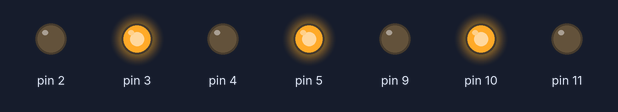
The sketch below on a simulated Arduino Uno, built with avr-gcc and run on an emulated ATmega328P. Parts: output pins drawn as LEDs (lit = HIGH).

Above: at 2.5 s.
At 7.5 s:
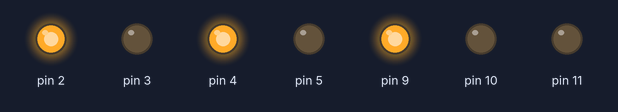
Timing chart, 0 to 11.5 s (numbered marks = the images above):
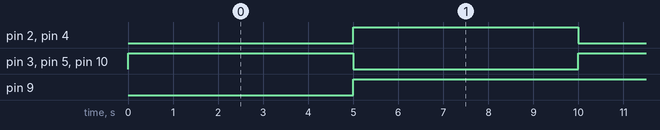

Measured:
- by itself, pin 2–5, pin 10: alternates HIGH for 5.0 s and LOW for 5.0 s
- by itself, pin 9: LOW → HIGH at 5.0 s
- by itself, everything shown: repeats every 10.0 s, in 3 steps

The sketch:

Aula3_exercicio2.ino
```cpp
void setup() {
  // put your setup code here, to run once:
  pinMode(2,OUTPUT);
  pinMode(3,OUTPUT);
  pinMode(4,OUTPUT);
  pinMode(5,OUTPUT);
  pinMode(9,OUTPUT);
  pinMode(10,OUTPUT);
  pinMode(11,OUTPUT);


}

void loop() {
  // put your main code here, to run repeatedly:
  digitalWrite(3,HIGH);
  digitalWrite(5,HIGH);
  analogWrite(10,255);
  delay(5000);
  digitalWrite(3,LOW);
  digitalWrite(5,LOW);
  analogWrite(10,0);
  analogWrite(9,255);
  digitalWrite(2,HIGH);
  digitalWrite(4,HIGH);
  delay(5000);
  digitalWrite(2,LOW);
  digitalWrite(4,LOW);


}
```
